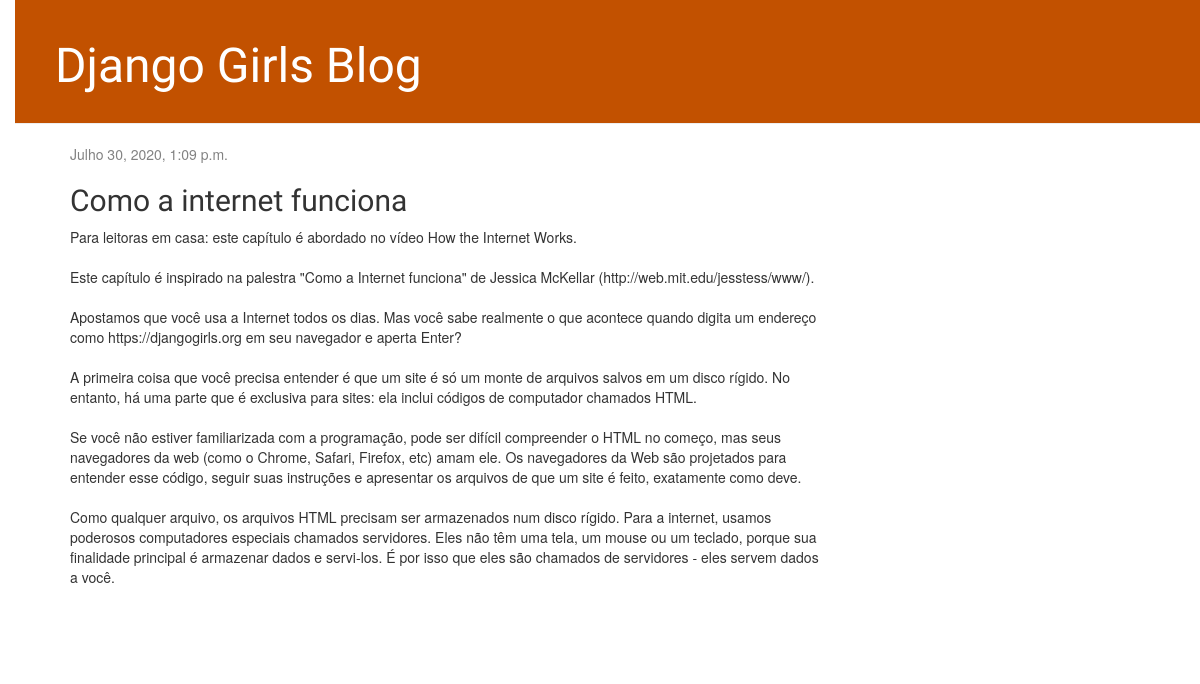
The app's page /post/1/ with its own data.
### blog/models.py (models this page shows, shortened)
class Post(models.Model):
    author = models.ForeignKey(settings.AUTH_USER_MODEL, on_delete=models.CASCADE)
    title = models.CharField(max_length=200)
    text = models.TextField()
    created_date = models.DateTimeField(default=timezone.now)
    published_date = models.DateTimeField(blank=True, null=True)

### blog/views.py (the view)
# urls.py: path('post/<int:pk>/', views.post_detail, name='post_detail'),
def post_detail(request, pk):
    post = get_object_or_404(Post, pk=pk)
    return render(request, 'blog/post_detail.html', {'post': post})

### blog/templates/blog/post_detail.html (shortened to what this page needs)
{% extends 'blog/base.html' %}
{% block content %}
    <div class="post">
        {% if post.published_date %}
            <div class="date">
                {{ post.published_date }}
            </div>
        {% endif %}
        <h2>{{ post.title }}</h2>
        <p>{{ post.text|linebreaksbr }}</p>
    </div>
{% endblock %}

### blog/static/css/blog.css (style rules this page uses)
body { padding-left: 15px; }
h1, h2, h3, h4 { font-family: 'Lobster', cursive; }
.date { color: #828282; }
.post { margin-bottom: 70px; }

### records on screen
Post: published_date "Julho 30, 2020, 1:09 p.m.", title "Como a internet funciona", text "Para leitoras em casa: este capítulo é abordado no vídeo How the Internet Works. Este capítulo é inspirado na palestra \"Como a Internet funciona\" de Jessica McKellar (http://web.mit.edu/jesstess/www/). Apostamos que você usa a Internet todos os dias. Mas você sabe realmente o que acontece quando digita um endereço como https://djangogirls.org em seu navegador e aperta Enter? A primeira coisa que você precisa entender é que um site é só um monte de arquivos salvos em um disco rígido. No entanto, há uma parte que é exclusiva para sites: ela inclui códigos de computador chamados HTML. Se você não estiver familiarizada com a programação, pode ser difícil compreender o HTML no começo, mas seus…"
